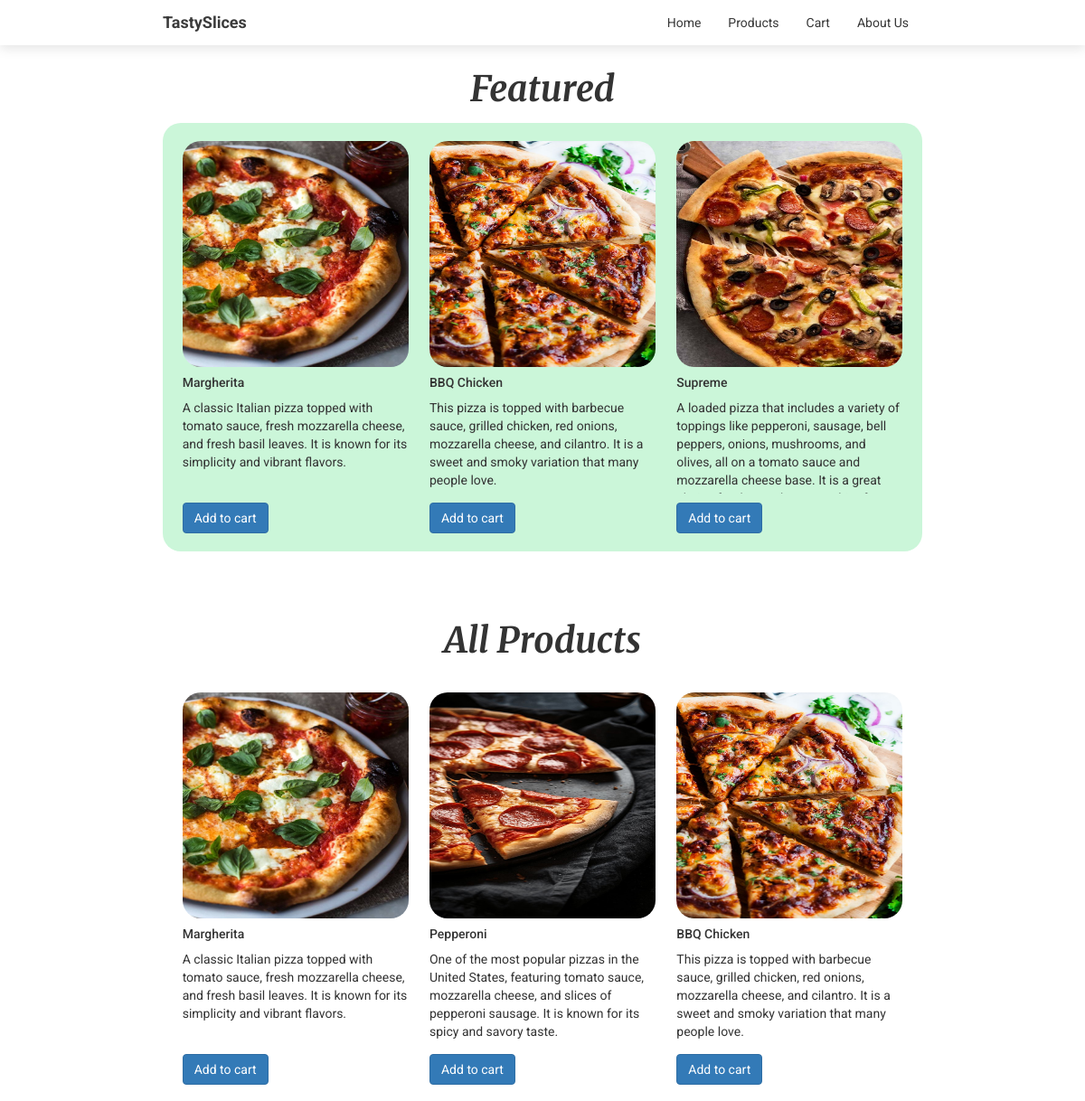
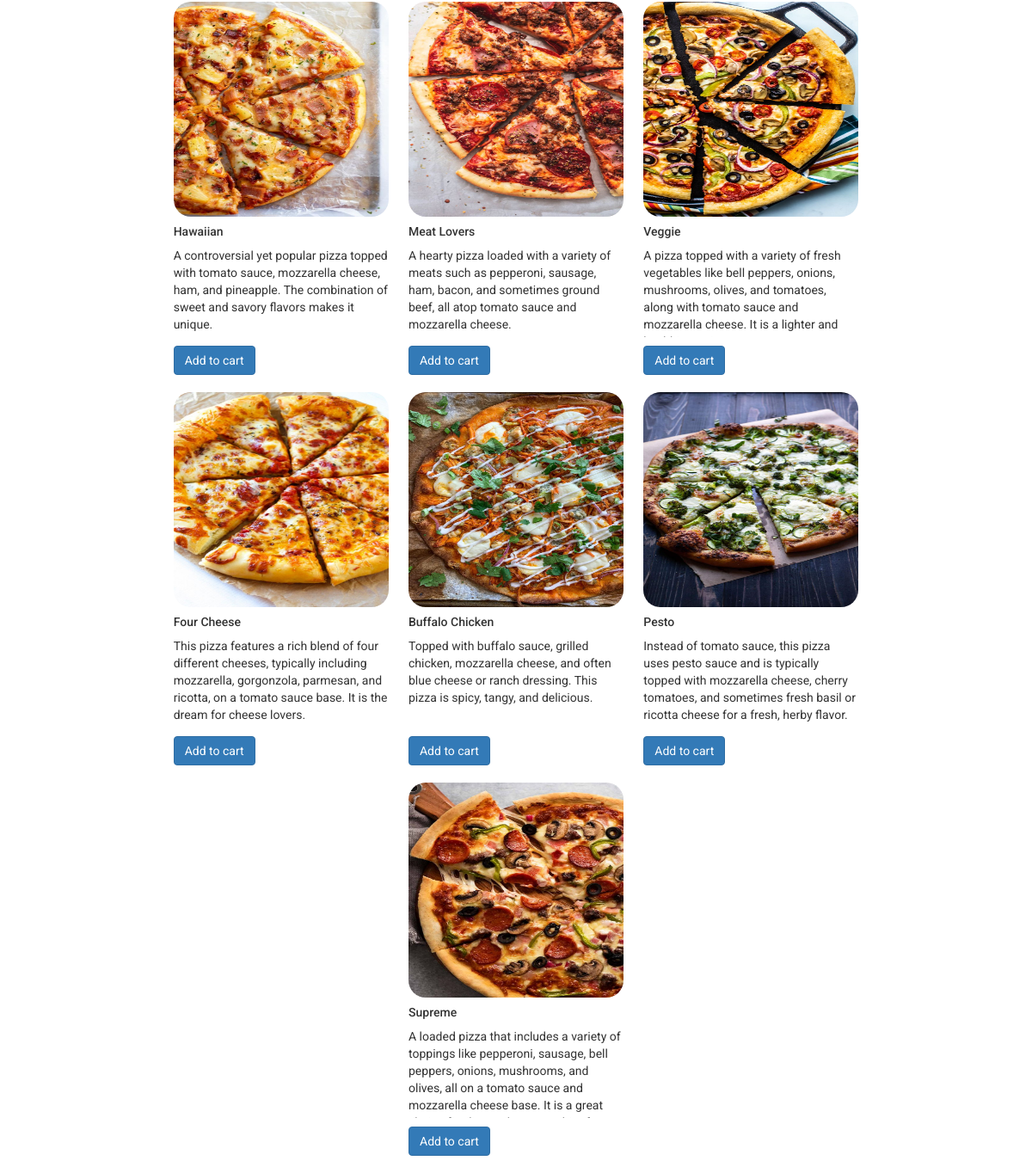
/products.php, run on the app's committed database (2 pictures, top to bottom).
### tables this page shows
CREATE TABLE `products` (
  `id` int(10) NOT NULL,
  `prodName` varchar(500) DEFAULT NULL,
  `description` varchar(1000) DEFAULT NULL,
  `price` double UNSIGNED DEFAULT NULL,
  `pic` varchar(500) DEFAULT NULL,
  `isFeatured` tinyint(1) DEFAULT NULL
);

### products.php (the view, shortened to what this page needs)
<!DOCTYPE html>
<html lang="en">
<head>
    <link rel="stylesheet" href="css/bootstrap.min.css">
    <link rel="stylesheet" href="global.css">
</head>
<body>
    <nav class="navbar nav-style navbar-fixed-top" >
        <div class="container-fluid width-format">
            <div class="navbar-header">
                <a href="#" class="navbar-brand roboto-bold store-name">TastySlices</a>
            </div>
            <ul class="nav navbar-nav navbar-right">
                <li><a class="light-black" href="index.php">Home</a></li>
                <li><a class="light-black" href="products.php">Products</a></li>
                <li><a class="light-black" href="cart.php">Cart</a></li>
                <li><a class="light-black" href="aboutUs.php">About Us</a></li>
            </ul>
        </div>
    </nav>
    <p class="featured merriweather-bold" style="margin-top: 70px;" >Featured</p>
    <div class="width-format card-container" style="background: #cbf6d9" >
        <?php showFeatured(); ?>
    </div>
    <p class="featured merriweather-bold" style="margin-top: 70px;" >All Products</p>
    <div class="width-format card-container" >
        <?php showProducts(); ?>
    </div>
</body>
</html>
<?php
    function showFeatured() {
        include("includes/sqlconnection.php");
        $sql = "SELECT * FROM products WHERE isFeatured='1'";
        $result = $conn->query($sql);
        if($result->num_rows > 0){
            while($row = $result->fetch_assoc()) {
                echo "
                <div class='card custom-card' >
                    <a href='productDetails.php?id=$row[id]' >
                        <img class='card-img-top card-img' src='images/$row[pic]' alt='Card image cap' style='cursor: pointer;'>
                    </a>
                    <div class='card-body'>
                        <h5 class='card-title'>$row[prodName]</h5>
                        <p class='card-text'>$row[description]</p>
                    </div>
                    <button onclick='addToCart($row[id])' class='btn btn-primary'>Add to cart</button>
                </div>
                ";
            }
        } else {
            echo "
                <div></div>
            ";
        }
    }
    function showProducts(){
        include("includes/sqlconnection.php");
        $sql = "SELECT * FROM products";
        $result = $conn->query($sql);
        if($result->num_rows > 0){
            while($row = $result->fetch_assoc()) {
                echo "
                <div class='card custom-card' >
                    <a href='productDetails.php?id=$row[id]' >
                        <img class='card-img-top card-img' src='images/$row[pic]' alt='Card image cap' style='cursor: pointer;'>
                    </a>
                    <div class='card-body'>
                        <h5 class='card-title'>$row[prodName]</h5>
                        <p class='card-text'>$row[description]</p>
                    </div>
                    <button onclick='addToCart($row[id])' class='btn btn-primary'>Add to cart</button>
                </div>
                ";
            }
        } else {
            echo "
                <div></div>
            ";
        }
    }
?>

### global.css (style rules this page uses)
* { font-family: "Roboto", sans-serif; font-weight: 400; font-style: normal; }
.width-format { width: 70vw; }
.store-name { color:#3b3b3b; padding-left: 0px; padding-right: 0px }
.roboto-bold { font-family: "Roboto", sans-serif; font-weight: 700; font-style: normal; }
.merriweather-bold { font-family: "Merriweather", serif; font-weight: 700; font-style: normal; }
.light-black { color: #373737; }
.nav-style { border: none; background: white; box-shadow: rgba(0, 0, 0, 0.1) 0px 4px 12px; }
.custom-card { width: 250px; min-height: 400px; height: fit-content; }
.card-img { width:100%; height: 250px; border-radius: 20px ; }
.card-text { display: flex; flex-grow: 1; overflow: auto; }
.card-body { display:flex; flex-direction: column; height: 150px; overflow: auto; }

### products.php (style rules this page uses)
.featured { width: fit-content; display: flex; margin: 10px auto; font-size: 2.8em; font-style: italic; }
.card-container { margin: auto; border-radius: 20px ; padding: 20px; display: flex; flex-direction: row; gap: 20px; justify-content: space-around; flex-wrap: wrap; }
.custom-card { width: 250px; }

### data on the page
products: pic (picture), prodName "Margherita", description "A classic Italian pizza topped with tomato sauce, fresh mozzarella cheese, and fresh basil leaves. It is known for its simplicity and vibrant flavors."
products: pic (picture), prodName "BBQ Chicken", description "This pizza is topped with barbecue sauce, grilled chicken, red onions, mozzarella cheese, and cilantro. It is a sweet and smoky variation that many people love."
products: pic (picture), prodName "Supreme", description "A loaded pizza that includes a variety of toppings like pepperoni, sausage, bell peppers, onions, mushrooms, and olives, all on a tomato sauce and mozzarella cheese base. It is a great…"
products: pic (picture), prodName "Pepperoni", description "One of the most popular pizzas in the United States, featuring tomato sauce, mozzarella cheese, and slices of pepperoni sausage. It is known for its spicy and savory taste."
products: pic (picture), prodName "Hawaiian", description "A controversial yet popular pizza topped with tomato sauce, mozzarella cheese, ham, and pineapple. The combination of sweet and savory flavors makes it unique."
products: pic (picture), prodName "Meat Lovers", description "A hearty pizza loaded with a variety of meats such as pepperoni, sausage, ham, bacon, and sometimes ground beef, all atop tomato sauce and mozzarella cheese."
products: pic (picture), prodName "Veggie", description "A pizza topped with a variety of fresh vegetables like bell peppers, onions, mushrooms, olives, and tomatoes, along with tomato sauce and mozzarella cheese. It is a lighter and…"
products: pic (picture), prodName "Four Cheese", description "This pizza features a rich blend of four different cheeses, typically including mozzarella, gorgonzola, parmesan, and ricotta, on a tomato sauce base. It is the dream for cheese lovers."
products: pic (picture), prodName "Buffalo Chicken", description "Topped with buffalo sauce, grilled chicken, mozzarella cheese, and often blue cheese or ranch dressing. This pizza is spicy, tangy, and delicious."
products: pic (picture), prodName "Pesto", description "Instead of tomato sauce, this pizza uses pesto sauce and is typically topped with mozzarella cheese, cherry tomatoes, and sometimes fresh basil or ricotta cheese for a fresh, herby flavor."
